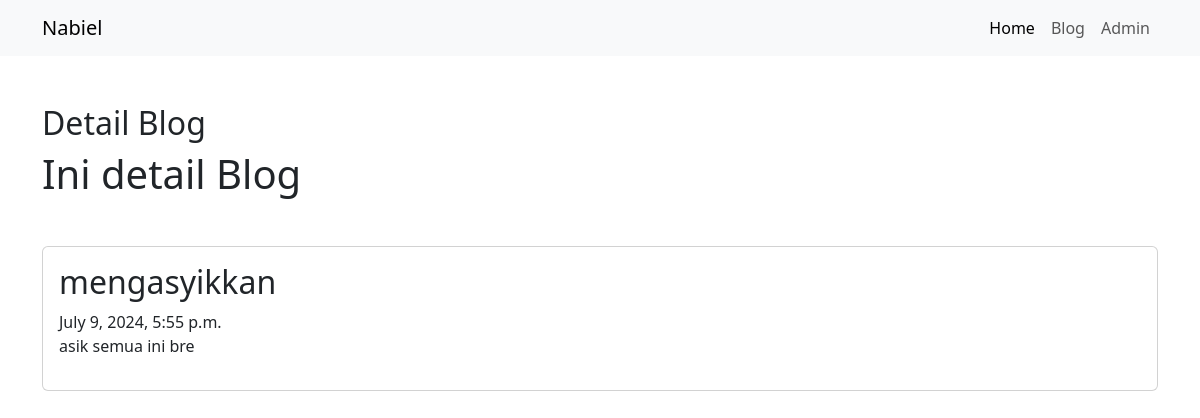
/blog/detail/mengasyikkan/, run on the app's committed database.
### blog/models.py (models this page shows, shortened)
class Artikel(models.Model):
    judul = models.CharField(max_length=255)
    isi = models.TextField()
    kategori = models.ForeignKey(Kategori,on_delete=models.CASCADE)
    slug_art = models.SlugField(editable=False,blank=True)
    pubdate = models.DateTimeField(auto_now_add=True)
    update = models.DateTimeField(auto_now=True)

### blog/views.py (the view)
# urls.py: path('detail/<slug:slugInput>/',views.detail_artikel,name='detail'),
def detail_artikel(request,slugInput):
    detail_articles = Artikel.objects.get(slug_art=slugInput)
    context = {
        'Judul' : 'Detail Blog',
        'Heading' : 'Ini detail Blog',
        'DetailArtikel' : detail_articles,
    }
    return render(request,'blog/detail.html',context)

### blog/templates/blog/detail.html (shortened to what this page needs)
{% extends "base.html" %}
{% block title %}
<h2 class="mt-5">{{Judul}}</h2>
{% endblock title %}
{% block content %}
<h1>{{Heading}}</h1>
        <div class="card mt-5">
            <div class="card-body">
                <h2 class="card-title">{{DetailArtikel.judul}}</h2>
                <span class="text-secondar">{{DetailArtikel.pubdate}}</span>
                <p class="text-dark fst-normal">{{DetailArtikel.isi}}</p>
            </div>
        </div>
{% endblock content %}

### data on the page
Artikel: judul "mengasyikkan", pubdate "July 9, 2024, 5:55 p.m.", isi "asik semua ini bre"

### other printed values
{{ Judul }} "Detail Blog"
{{ Heading }} "Ini detail Blog"
